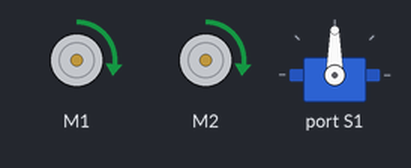
This program was run on a simulated BBC micro:bit (MakeCode). Parts: 2 × DC motor (green arrow = forward, orange = backward, longer = faster), servo. At 0.0 s the program stops and its outputs stay as they are.

Above: at 0.1 s.
Timing chart, 0 to 1.5 s (numbered marks = the images above):
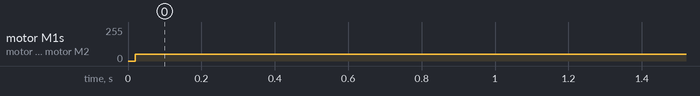

Measured:
- by itself, motor M1, motor M2: stopped → forward 49/255 at 0.02 s

The program:

main.ts
```typescript
maqueen.motorRun(maqueen.Motors.All, maqueen.Dir.CW, 49)
maqueen.servoRun(maqueen.Servos.S1, 90)
maqueen.motorRun(maqueen.Motors.All, maqueen.Dir.CW, 49)
maqueen.servoRun(maqueen.Servos.S1, 90)
maqueen.motorRun(maqueen.Motors.All, maqueen.Dir.CW, 49)
maqueen.servoRun(maqueen.Servos.S1, 90)
maqueen.motorRun(maqueen.Motors.All, maqueen.Dir.CW, 49)
maqueen.servoRun(maqueen.Servos.S1, 90)
```

test.ts
```typescript
// tests gaan hier; deze zal niet worden gecompileerd wanneer dit pakket wordt gebruikt als extensie.
```
